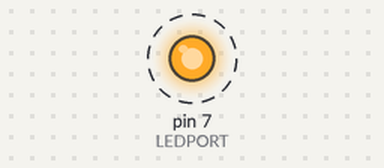
Bench run of a sketch on a simulated Arduino Uno, built with avr-gcc and run on an emulated ATmega328P. Parts: output pins drawn as LEDs (lit = HIGH). Dashed ring = blinking.

Above: at 0.2 s.
Timing chart, 0 to 3.0 s (numbered marks = the images above):
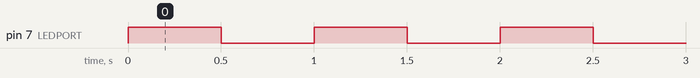

Measured:
- by itself, pin 7 (LEDPORT): alternates HIGH for 0.50 s and LOW for 0.50 s

The sketch:

blink.ino
```cpp
int LEDPORT = 7;

void setup() {
  // put your setup code here, to run once:
  pinMode(LEDPORT,OUTPUT);


}

void loop() {
  // put your main code here, to run repeatedly:
  digitalWrite(LEDPORT,HIGH);
  delay(500);
  digitalWrite(LEDPORT,LOW);
  delay(500);
}
```
